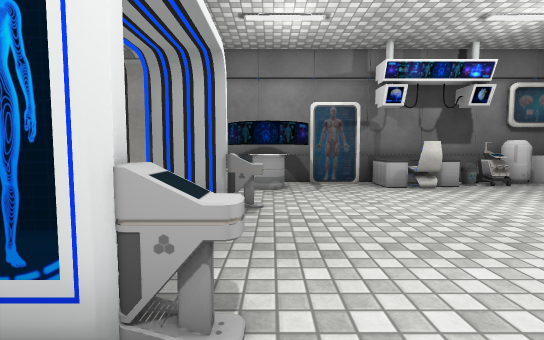
view 1 (above)

12 first-person views from a walk through a Unity game level. The camera is 1.2 m above the floor, tilts 4° down and sees 85° across. The floor is counted in squares, 1 m on a side. Each view is taken from the middle of a square. On the plan, view 1 faces up. The plan holds only what a view shows up to about 13 squares ahead; the rest is blank. The player character is not drawn. Door leaves are left out, so doorways stand open. Some surface patterns are stand-ins.

view 2
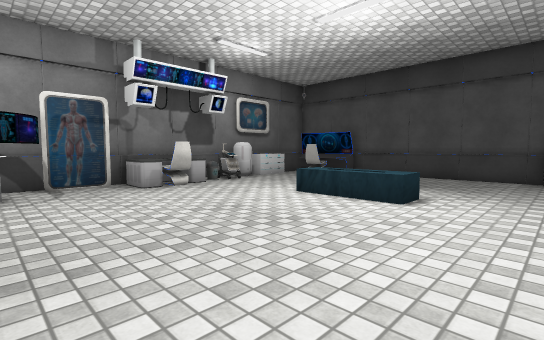

view 3
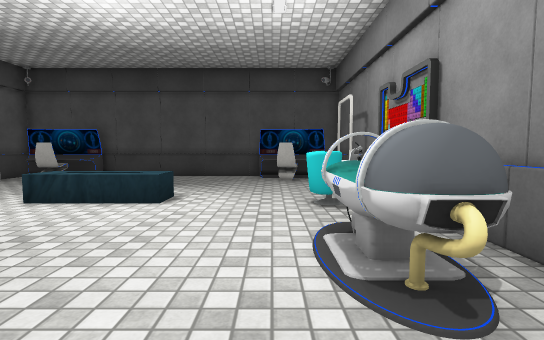

view 4
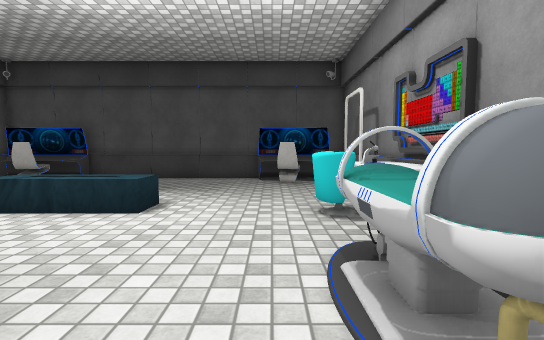

view 5
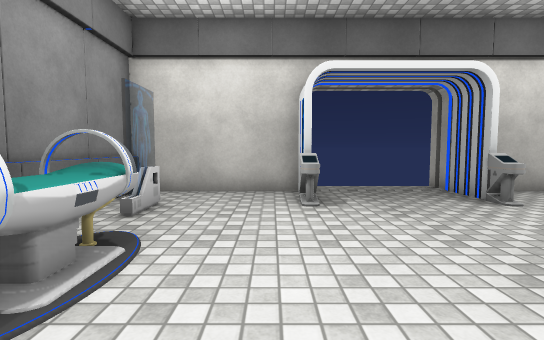

view 6
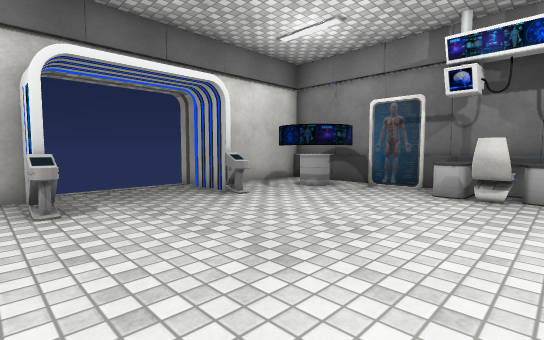

view 7
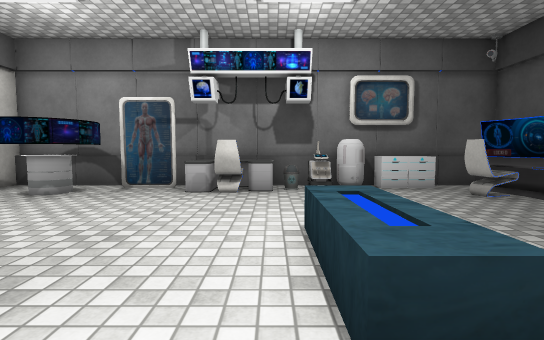

view 8
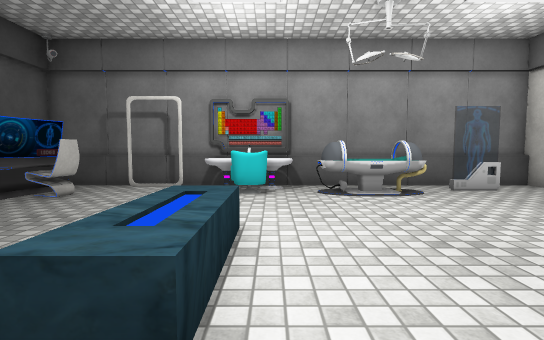

view 9
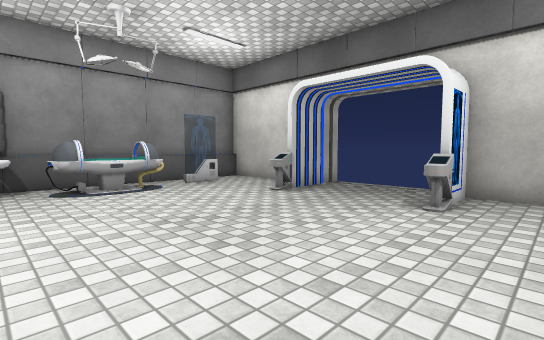

view 10
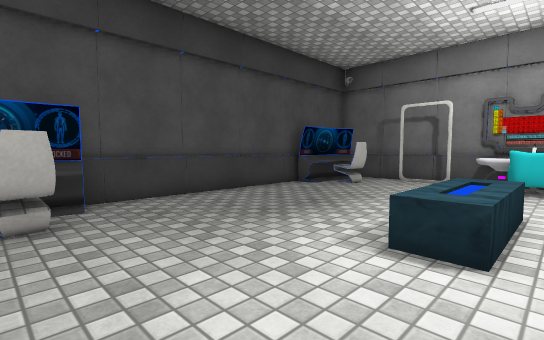

view 11
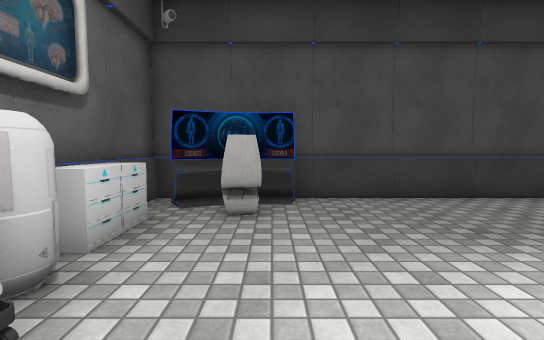

view 12
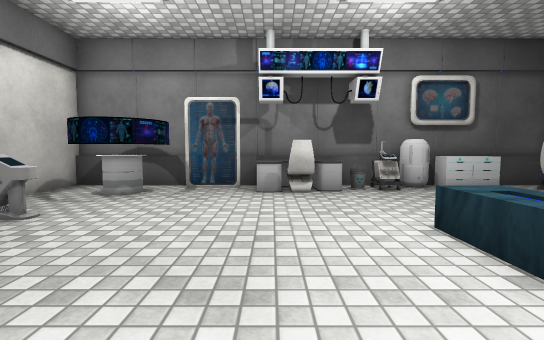

### Floor plan
Key: @ floor where view 1 was taken; # wall or solid block; . floor; D open door; = window, fence, low wall or low ledge; ^ raised ledge; O other object.
Columns run from 4 left of view 1 to 14 right of it. Each row starts with its distance up from view 1.
 11  ### #############
 10  #.# #==OOO=##OO^#
  9  #.###..OO.....#^#
  8  #.##...........^##
  7  #...............##
  6 #D##=............=#
  5  D.........^.....=#
  4  D.........^.....=#
  3  D.........^.....=#
  2 #D##=............=#
  1  #...............##
  0  #..@...........^##
 -1  #....^^^#^^...#^#
 -2  #..==#^##^^^==#^#
 -3  #########^O######

Where each view was taken, in squares from view 1:
view 1: 0 up, 0 right, facing up
view 2: 0 up, 0 right, facing up-right
view 3: 0 up, 0 right, facing right
view 4: 0 up, 1 right, facing right
view 5: 1 up, 6 right, facing left
view 6: 1 up, 6 right, facing up-left
view 7: 1 up, 6 right, facing up
view 8: 7 up, 6 right, facing down
view 9: 8 up, 6 right, facing down-left
view 10: 9 up, 6 right, facing down-right
view 11: 8 up, 6 right, facing right
view 12: 1 up, 4 right, facing up
